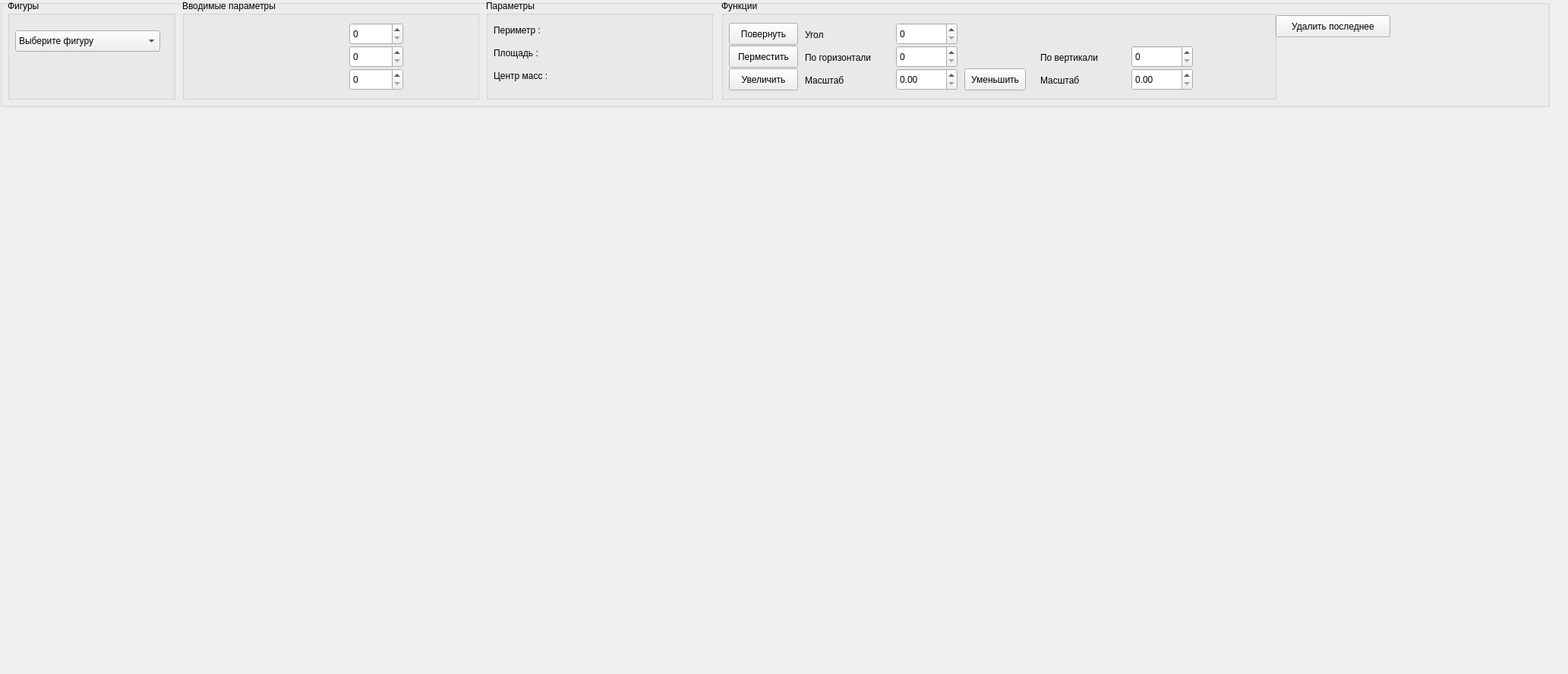
<?xml version="1.0" encoding="UTF-8"?>
<ui version="4.0">
 <class>Widget</class>
 <widget class="QWidget" name="Widget">
  <property name="geometry">
   <rect>
    <x>0</x>
    <y>0</y>
    <width>2065</width>
    <height>887</height>
   </rect>
  </property>
  <property name="windowTitle">
   <string>Widget</string>
  </property>
  <widget class="QGroupBox" name="groupBox">
   <property name="geometry">
    <rect>
     <x>0</x>
     <y>0</y>
     <width>2041</width>
     <height>141</height>
    </rect>
   </property>
   <property name="title">
    <string/>
   </property>
   <widget class="QGroupBox" name="groupBox_2">
    <property name="geometry">
     <rect>
      <x>10</x>
      <y>0</y>
      <width>221</width>
      <height>131</height>
     </rect>
    </property>
    <property name="title">
     <string>Фигуры</string>
    </property>
    <widget class="QComboBox" name="comboBox">
     <property name="geometry">
      <rect>
       <x>10</x>
       <y>40</y>
       <width>191</width>
       <height>28</height>
      </rect>
     </property>
     <property name="currentText">
      <string>Выберите фигуру</string>
     </property>
     <item>
      <property name="text">
       <string>Выберите фигуру</string>
      </property>
     </item>
     <item>
      <property name="text">
       <string>Круг</string>
      </property>
     </item>
     <item>
      <property name="text">
       <string>Эллипс</string>
      </property>
     </item>
     <item>
      <property name="text">
       <string>Прямоугольник</string>
      </property>
     </item>
     <item>
      <property name="text">
       <string>Ромб</string>
      </property>
     </item>
     <item>
      <property name="text">
       <string>Квадрат</string>
      </property>
     </item>
     <item>
      <property name="text">
       <string>Пятиконечная звезда</string>
      </property>
     </item>
     <item>
      <property name="text">
       <string>Трeугольник</string>
      </property>
     </item>
     <item>
      <property name="text">
       <string>Шестиугольник</string>
      </property>
     </item>
     <item>
      <property name="text">
       <string>Равнобедренная трапеция</string>
      </property>
     </item>
     <item>
      <property name="text">
       <string>Карандаш</string>
      </property>
     </item>
    </widget>
   </widget>
   <widget class="QPushButton" name="pushButton">
    <property name="geometry">
     <rect>
      <x>1680</x>
      <y>20</y>
      <width>151</width>
      <height>29</height>
     </rect>
    </property>
    <property name="text">
     <string>Удалить последнее</string>
    </property>
   </widget>
   <widget class="QGroupBox" name="groupBox_3">
    <property name="geometry">
     <rect>
      <x>240</x>
      <y>0</y>
      <width>391</width>
      <height>131</height>
     </rect>
    </property>
    <property name="title">
     <string>Вводимые параметры</string>
    </property>
    <widget class="QSpinBox" name="spinBox">
     <property name="geometry">
      <rect>
       <x>220</x>
       <y>30</y>
       <width>71</width>
       <height>29</height>
      </rect>
     </property>
    </widget>
    <widget class="QLabel" name="label">
     <property name="geometry">
      <rect>
       <x>10</x>
       <y>30</y>
       <width>161</width>
       <height>21</height>
      </rect>
     </property>
     <property name="text">
      <string/>
     </property>
    </widget>
    <widget class="QSpinBox" name="spinBox_2">
     <property name="geometry">
      <rect>
       <x>220</x>
       <y>60</y>
       <width>71</width>
       <height>29</height>
      </rect>
     </property>
    </widget>
    <widget class="QSpinBox" name="spinBox_3">
     <property name="geometry">
      <rect>
       <x>220</x>
       <y>90</y>
       <width>71</width>
       <height>29</height>
      </rect>
     </property>
    </widget>
    <widget class="QLabel" name="label_2">
     <property name="geometry">
      <rect>
       <x>10</x>
       <y>60</y>
       <width>181</width>
       <height>20</height>
      </rect>
     </property>
     <property name="text">
      <string/>
     </property>
    </widget>
    <widget class="QLabel" name="label_3">
     <property name="geometry">
      <rect>
       <x>12</x>
       <y>90</y>
       <width>181</width>
       <height>20</height>
      </rect>
     </property>
     <property name="text">
      <string/>
     </property>
    </widget>
   </widget>
   <widget class="QGroupBox" name="groupBox_4">
    <property name="geometry">
     <rect>
      <x>640</x>
      <y>0</y>
      <width>299</width>
      <height>131</height>
     </rect>
    </property>
    <property name="title">
     <string>Параметры</string>
    </property>
    <widget class="QLabel" name="label_4">
     <property name="geometry">
      <rect>
       <x>110</x>
       <y>30</y>
       <width>181</width>
       <height>20</height>
      </rect>
     </property>
     <property name="text">
      <string/>
     </property>
    </widget>
    <widget class="QLabel" name="label_5">
     <property name="geometry">
      <rect>
       <x>110</x>
       <y>60</y>
       <width>181</width>
       <height>20</height>
      </rect>
     </property>
     <property name="text">
      <string/>
     </property>
    </widget>
    <widget class="QLabel" name="label_6">
     <property name="geometry">
      <rect>
       <x>110</x>
       <y>90</y>
       <width>71</width>
       <height>20</height>
      </rect>
     </property>
     <property name="text">
      <string/>
     </property>
    </widget>
    <widget class="QLabel" name="label_7">
     <property name="geometry">
      <rect>
       <x>10</x>
       <y>30</y>
       <width>78</width>
       <height>20</height>
      </rect>
     </property>
     <property name="text">
      <string>Периметр :</string>
     </property>
    </widget>
    <widget class="QLabel" name="label_8">
     <property name="geometry">
      <rect>
       <x>10</x>
       <y>60</y>
       <width>71</width>
       <height>20</height>
      </rect>
     </property>
     <property name="text">
      <string>Площадь :</string>
     </property>
    </widget>
    <widget class="QLabel" name="label_9">
     <property name="geometry">
      <rect>
       <x>10</x>
       <y>90</y>
       <width>87</width>
       <height>20</height>
      </rect>
     </property>
     <property name="text">
      <string>Центр масс :</string>
     </property>
    </widget>
    <widget class="QLabel" name="label_10">
     <property name="geometry">
      <rect>
       <x>202</x>
       <y>90</y>
       <width>71</width>
       <height>20</height>
      </rect>
     </property>
     <property name="text">
      <string/>
     </property>
    </widget>
   </widget>
   <widget class="QGroupBox" name="groupBox_5">
    <property name="geometry">
     <rect>
      <x>950</x>
      <y>0</y>
      <width>731</width>
      <height>131</height>
     </rect>
    </property>
    <property name="title">
     <string>Функции</string>
    </property>
    <widget class="QLabel" name="label_11">
     <property name="geometry">
      <rect>
       <x>110</x>
       <y>30</y>
       <width>51</width>
       <height>31</height>
      </rect>
     </property>
     <property name="text">
      <string>Угол</string>
     </property>
    </widget>
    <widget class="QLabel" name="label_12">
     <property name="geometry">
      <rect>
       <x>110</x>
       <y>60</y>
       <width>111</width>
       <height>31</height>
      </rect>
     </property>
     <property name="text">
      <string>По горизонтали</string>
     </property>
    </widget>
    <widget class="QLabel" name="label_13">
     <property name="geometry">
      <rect>
       <x>110</x>
       <y>90</y>
       <width>111</width>
       <height>31</height>
      </rect>
     </property>
     <property name="text">
      <string>Масштаб</string>
     </property>
    </widget>
    <widget class="QPushButton" name="pushButton_2">
     <property name="geometry">
      <rect>
       <x>10</x>
       <y>30</y>
       <width>91</width>
       <height>29</height>
      </rect>
     </property>
     <property name="text">
      <string>Повернуть</string>
     </property>
    </widget>
    <widget class="QPushButton" name="pushButton_3">
     <property name="geometry">
      <rect>
       <x>10</x>
       <y>60</y>
       <width>91</width>
       <height>29</height>
      </rect>
     </property>
     <property name="text">
      <string>Перместить</string>
     </property>
    </widget>
    <widget class="QPushButton" name="pushButton_4">
     <property name="geometry">
      <rect>
       <x>10</x>
       <y>90</y>
       <width>91</width>
       <height>29</height>
      </rect>
     </property>
     <property name="text">
      <string>Увеличить</string>
     </property>
    </widget>
    <widget class="QPushButton" name="pushButton_5">
     <property name="geometry">
      <rect>
       <x>320</x>
       <y>90</y>
       <width>81</width>
       <height>29</height>
      </rect>
     </property>
     <property name="text">
      <string>Уменьшить</string>
     </property>
    </widget>
    <widget class="QLabel" name="label_14">
     <property name="geometry">
      <rect>
       <x>420</x>
       <y>90</y>
       <width>71</width>
       <height>31</height>
      </rect>
     </property>
     <property name="text">
      <string>Масштаб</string>
     </property>
    </widget>
    <widget class="QSpinBox" name="spinBox_4">
     <property name="geometry">
      <rect>
       <x>230</x>
       <y>30</y>
       <width>81</width>
       <height>29</height>
      </rect>
     </property>
    </widget>
    <widget class="QSpinBox" name="spinBox_5">
     <property name="geometry">
      <rect>
       <x>230</x>
       <y>60</y>
       <width>81</width>
       <height>29</height>
      </rect>
     </property>
    </widget>
    <widget class="QLabel" name="label_15">
     <property name="geometry">
      <rect>
       <x>420</x>
       <y>60</y>
       <width>81</width>
       <height>31</height>
      </rect>
     </property>
     <property name="text">
      <string>По вертикали</string>
     </property>
    </widget>
    <widget class="QSpinBox" name="spinBox_6">
     <property name="geometry">
      <rect>
       <x>540</x>
       <y>60</y>
       <width>81</width>
       <height>29</height>
      </rect>
     </property>
    </widget>
    <widget class="QDoubleSpinBox" name="doubleSpinBox">
     <property name="geometry">
      <rect>
       <x>230</x>
       <y>90</y>
       <width>81</width>
       <height>29</height>
      </rect>
     </property>
    </widget>
    <widget class="QDoubleSpinBox" name="doubleSpinBox_2">
     <property name="geometry">
      <rect>
       <x>540</x>
       <y>90</y>
       <width>81</width>
       <height>29</height>
      </rect>
     </property>
    </widget>
   </widget>
  </widget>
 </widget>
 <resources/>
 <connections/>
</ui>
